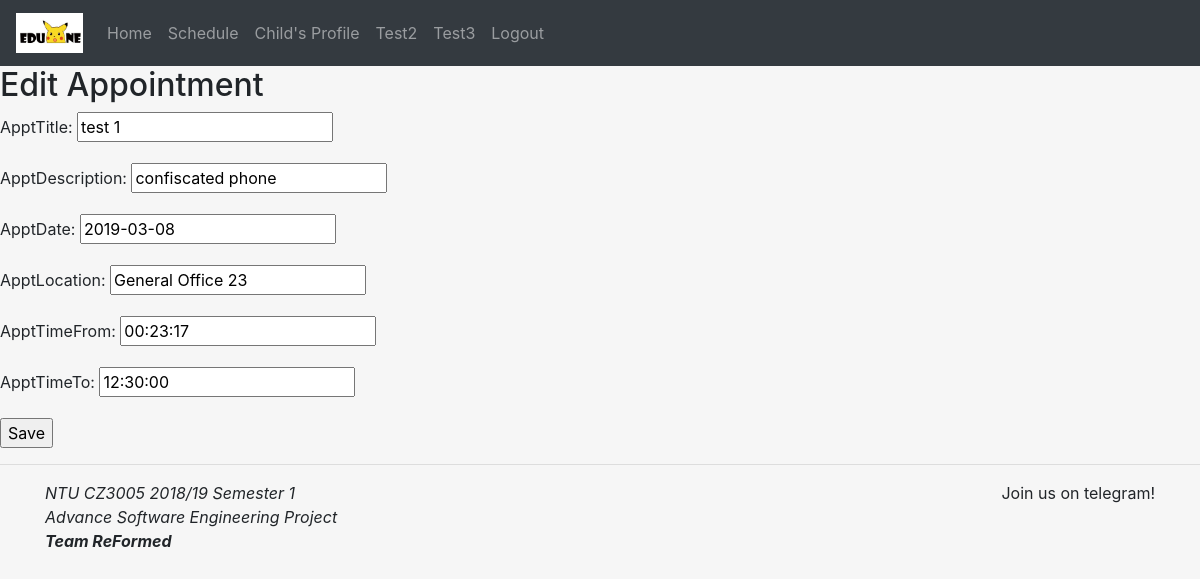
/appointment-edit/3/ (signed in), run on the app's committed database.
### main/models.py (models this page shows, shortened)
class Appointment(models.Model):
    eventPlanner = models.ForeignKey(
        'EventPlanner',
        on_delete=models.CASCADE,
    )
    parent = models.ForeignKey(
        'ParentProfile',
        on_delete=models.CASCADE,
    )
    apptTitle = models.CharField(max_length=30)
    apptDescription = models.CharField(max_length=200)
    apptDate = models.DateField()
    apptLocation = models.CharField(max_length=50)
    apptTimeFrom = models.TimeField()
    apptTimeTo = models.TimeField()
    apptStatus = models.CharField(max_length=8, choices=APPOINTMENT_STATUS, default = 'pending')
    apptRejectionReason = models.CharField(max_length=200, default = '-')

### main/forms.py (the view)
# urls.py: path('appointment-edit/<int:pk>/', AppointmentUpdate.as_view(template_name = "appointment/appointment_update.html"), name = 'appointment-update'),
class AppointmentUpdate(LoginRequiredMixin,UserPassesTestMixin,UpdateView):
    model = Appointment
    success_url = reverse_lazy('appointment-manage')
    fields = [
    'apptTitle',
    'apptDescription',
    'apptDate',
    'apptLocation',
    'apptTimeFrom',
    'apptTimeTo'
    ]
    def test_func(self):
        appointment = self.get_object()
        if self.request.user.is_staff == True:
            return False
        if appointment.parent.user != self.request.user or appointment.apptStatus != 'pending':
            return False
        return True

### main/templates/appointment/appointment_update.html (shortened to what this page needs)
{% extends "common/header.html" %}
{% block content %}
<h2>Edit Appointment</h2>
<form method="POST">
{{ form.as_p }}
<input type='submit' value = 'Save' />
</form>
{% endblock %}

### data on the page
Appointment: apptTitle "test 1", apptDescription "confiscated phone", apptDate "2019-03-08", apptLocation "General Office 23", apptTimeFrom "00:23:17", apptTimeTo "12:30:00"
